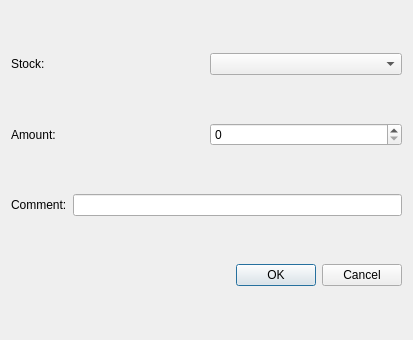
<?xml version="1.0" encoding="UTF-8"?>
<ui version="4.0">
 <class>AddExchangeDialog</class>
 <widget class="QDialog" name="AddExchangeDialog">
  <property name="geometry">
   <rect>
    <x>0</x>
    <y>0</y>
    <width>413</width>
    <height>340</height>
   </rect>
  </property>
  <property name="windowTitle">
   <string>Dialog</string>
  </property>
  <layout class="QGridLayout" name="gridLayout">
   <item row="0" column="0">
    <layout class="QHBoxLayout" name="horizontalLayout">
     <item>
      <widget class="QLabel" name="label">
       <property name="text">
        <string>Stock:</string>
       </property>
      </widget>
     </item>
     <item>
      <widget class="QComboBox" name="comboBox"/>
     </item>
    </layout>
   </item>
   <item row="1" column="0">
    <layout class="QHBoxLayout" name="horizontalLayout_2">
     <item>
      <widget class="QLabel" name="label_2">
       <property name="text">
        <string>Amount:</string>
       </property>
      </widget>
     </item>
     <item>
      <widget class="QSpinBox" name="spinBox"/>
     </item>
    </layout>
   </item>
   <item row="2" column="0">
    <layout class="QHBoxLayout" name="horizontalLayout_3">
     <item>
      <widget class="QLabel" name="label_3">
       <property name="text">
        <string>Comment:</string>
       </property>
      </widget>
     </item>
     <item>
      <widget class="QLineEdit" name="lineEdit"/>
     </item>
    </layout>
   </item>
   <item row="3" column="0">
    <widget class="QDialogButtonBox" name="buttonBox">
     <property name="orientation">
      <enum>Qt::Orientation::Horizontal</enum>
     </property>
     <property name="standardButtons">
      <set>QDialogButtonBox::StandardButton::Cancel|QDialogButtonBox::StandardButton::Ok</set>
     </property>
    </widget>
   </item>
  </layout>
 </widget>
 <resources/>
 <connections>
  <connection>
   <sender>buttonBox</sender>
   <signal>accepted()</signal>
   <receiver>AddExchangeDialog</receiver>
   <slot>accept()</slot>
   <hints>
    <hint type="sourcelabel">
     <x>248</x>
     <y>254</y>
    </hint>
    <hint type="destinationlabel">
     <x>157</x>
     <y>274</y>
    </hint>
   </hints>
  </connection>
  <connection>
   <sender>buttonBox</sender>
   <signal>rejected()</signal>
   <receiver>AddExchangeDialog</receiver>
   <slot>reject()</slot>
   <hints>
    <hint type="sourcelabel">
     <x>316</x>
     <y>260</y>
    </hint>
    <hint type="destinationlabel">
     <x>286</x>
     <y>274</y>
    </hint>
   </hints>
  </connection>
 </connections>
</ui>
